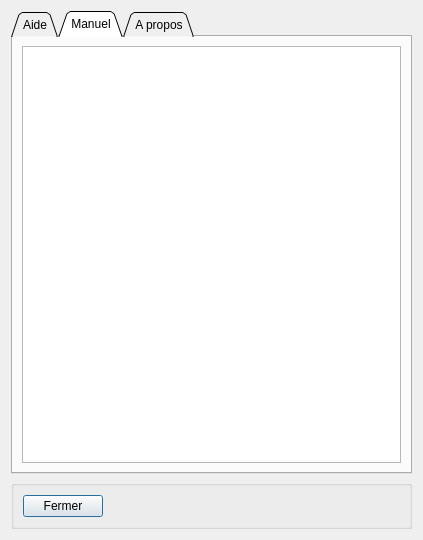
<?xml version="1.0" encoding="UTF-8"?>
<ui version="4.0">
 <class>Aide</class>
 <widget class="QDialog" name="Aide">
  <property name="geometry">
   <rect>
    <x>0</x>
    <y>0</y>
    <width>423</width>
    <height>540</height>
   </rect>
  </property>
  <property name="windowTitle">
   <string>Aide</string>
  </property>
  <property name="windowIcon">
   <iconset>
    <normaloff>images/scolasync.png</normaloff>images/scolasync.png</iconset>
  </property>
  <layout class="QVBoxLayout" name="verticalLayout">
   <item>
    <widget class="QTabWidget" name="tabWidget">
     <property name="tabShape">
      <enum>QTabWidget::Triangular</enum>
     </property>
     <property name="currentIndex">
      <number>1</number>
     </property>
     <widget class="QWidget" name="tab">
      <attribute name="icon">
       <iconset>
        <normaloff>images/icons16/status/info.png</normaloff>images/icons16/status/info.png</iconset>
      </attribute>
      <attribute name="title">
       <string>Aide</string>
      </attribute>
      <layout class="QVBoxLayout" name="verticalLayout_4">
       <item>
        <widget class="QGroupBox" name="groupBox">
         <property name="sizePolicy">
          <sizepolicy hsizetype="Preferred" vsizetype="Preferred">
           <horstretch>0</horstretch>
           <verstretch>1</verstretch>
          </sizepolicy>
         </property>
         <property name="styleSheet">
          <string notr="true">border: 1px solid gray;
border-radius: 10px;
padding: 1em 0px 0px 0px;
font-weight:bold;
</string>
         </property>
         <property name="title">
          <string>Mode d'emploi</string>
         </property>
         <layout class="QVBoxLayout" name="verticalLayout_2">
          <item>
           <widget class="myTextBrowser" name="usageBrowser">
            <property name="styleSheet">
             <string notr="true">padding:0px;</string>
            </property>
           </widget>
          </item>
         </layout>
        </widget>
       </item>
      </layout>
     </widget>
     <widget class="QWidget" name="tab_3">
      <attribute name="title">
       <string>Manuel</string>
      </attribute>
      <layout class="QVBoxLayout" name="verticalLayout_8">
       <item>
        <widget class="myTextBrowser" name="manualBrowser">
         <property name="styleSheet">
          <string notr="true">padding:0px;</string>
         </property>
        </widget>
       </item>
      </layout>
     </widget>
     <widget class="QWidget" name="tab_2">
      <attribute name="icon">
       <iconset>
        <normaloff>images/icons16/status/stock_attach.png</normaloff>images/icons16/status/stock_attach.png</iconset>
      </attribute>
      <attribute name="title">
       <string>A propos</string>
      </attribute>
      <layout class="QVBoxLayout" name="verticalLayout_3">
       <item>
        <widget class="QLabel" name="label">
         <property name="text">
          <string>ScolaSync, pour gerer les fichiers des baladeurs</string>
         </property>
        </widget>
       </item>
       <item>
        <widget class="QLabel" name="labelVersion">
         <property name="text">
          <string>Numero de version :</string>
         </property>
        </widget>
       </item>
       <item>
        <widget class="QGroupBox" name="groupBox_2">
         <property name="sizePolicy">
          <sizepolicy hsizetype="Preferred" vsizetype="Preferred">
           <horstretch>0</horstretch>
           <verstretch>1</verstretch>
          </sizepolicy>
         </property>
         <property name="styleSheet">
          <string notr="true">border: 1px solid gray;
border-radius: 10px;
padding: 1em 0px 0px 0px;
font-weight:bold;
</string>
         </property>
         <property name="title">
          <string>Auteurs</string>
         </property>
         <layout class="QVBoxLayout" name="verticalLayout_5">
          <item>
           <widget class="myTextBrowser" name="authorsBrowser">
            <property name="styleSheet">
             <string notr="true">padding:0px;</string>
            </property>
           </widget>
          </item>
         </layout>
        </widget>
       </item>
       <item>
        <widget class="QGroupBox" name="groupBox_3">
         <property name="sizePolicy">
          <sizepolicy hsizetype="Preferred" vsizetype="Preferred">
           <horstretch>0</horstretch>
           <verstretch>1</verstretch>
          </sizepolicy>
         </property>
         <property name="styleSheet">
          <string notr="true">border: 1px solid gray;
border-radius: 10px;
padding: 1em 0px 0px 0px;
font-weight:bold;
</string>
         </property>
         <property name="title">
          <string>Licence</string>
         </property>
         <layout class="QVBoxLayout" name="verticalLayout_6">
          <item>
           <widget class="myTextBrowser" name="licenseBrowser">
            <property name="styleSheet">
             <string notr="true">padding:0px;</string>
            </property>
           </widget>
          </item>
         </layout>
        </widget>
       </item>
       <item>
        <widget class="QGroupBox" name="groupBox_4">
         <property name="sizePolicy">
          <sizepolicy hsizetype="Preferred" vsizetype="Preferred">
           <horstretch>0</horstretch>
           <verstretch>1</verstretch>
          </sizepolicy>
         </property>
         <property name="styleSheet">
          <string notr="true">border: 1px solid gray;
border-radius: 10px;
padding: 1em 0px 0px 0px;
font-weight:bold;
</string>
         </property>
         <property name="title">
          <string>Langues et traductions</string>
         </property>
         <layout class="QVBoxLayout" name="verticalLayout_7">
          <item>
           <widget class="myTextBrowser" name="languagesBrowser">
            <property name="styleSheet">
             <string notr="true">padding:0px;</string>
            </property>
           </widget>
          </item>
         </layout>
        </widget>
       </item>
      </layout>
     </widget>
    </widget>
   </item>
   <item>
    <widget class="QGroupBox" name="groupBox_5">
     <property name="title">
      <string/>
     </property>
     <layout class="QHBoxLayout" name="horizontalLayout">
      <item>
       <widget class="QPushButton" name="closeButton">
        <property name="text">
         <string>Fermer</string>
        </property>
       </widget>
      </item>
      <item>
       <spacer name="horizontalSpacer">
        <property name="orientation">
         <enum>Qt::Horizontal</enum>
        </property>
        <property name="sizeHint" stdset="0">
         <size>
          <width>234</width>
          <height>20</height>
         </size>
        </property>
       </spacer>
      </item>
     </layout>
    </widget>
   </item>
  </layout>
 </widget>
 <customwidgets>
  <customwidget>
   <class>myTextBrowser</class>
   <extends>QTextBrowser</extends>
   <header>mytextbrowser.h</header>
  </customwidget>
 </customwidgets>
 <resources/>
 <connections/>
</ui>
